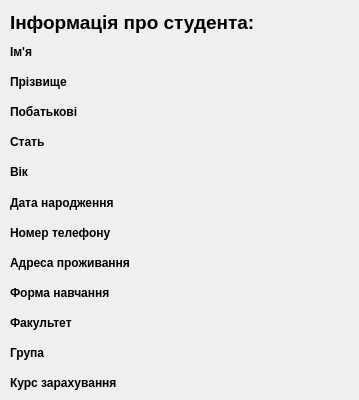
<?xml version="1.0" encoding="UTF-8"?>
<ui version="4.0">
 <class>studentInformation</class>
 <widget class="QDialog" name="studentInformation">
  <property name="enabled">
   <bool>true</bool>
  </property>
  <property name="geometry">
   <rect>
    <x>0</x>
    <y>0</y>
    <width>359</width>
    <height>400</height>
   </rect>
  </property>
  <property name="windowTitle">
   <string>Інформація про студента</string>
  </property>
  <property name="windowIcon">
   <iconset>
    <normaloff>Icojam-Blue-Bits-Database-search.ico</normaloff>Icojam-Blue-Bits-Database-search.ico</iconset>
  </property>
  <widget class="QWidget" name="layoutWidget">
   <property name="geometry">
    <rect>
     <x>10</x>
     <y>10</y>
     <width>331</width>
     <height>385</height>
    </rect>
   </property>
   <layout class="QGridLayout" name="gridLayout">
    <item row="7" column="1" colspan="2">
     <widget class="QLabel" name="label_20">
      <property name="text">
       <string/>
      </property>
     </widget>
    </item>
    <item row="10" column="1" colspan="2">
     <widget class="QLabel" name="label_23">
      <property name="text">
       <string/>
      </property>
     </widget>
    </item>
    <item row="8" column="1" colspan="2">
     <widget class="QLabel" name="label_21">
      <property name="text">
       <string/>
      </property>
     </widget>
    </item>
    <item row="12" column="1" colspan="2">
     <widget class="QLabel" name="label_25">
      <property name="text">
       <string/>
      </property>
     </widget>
    </item>
    <item row="0" column="0" colspan="2">
     <widget class="QLabel" name="label_10">
      <property name="font">
       <font>
        <pointsize>14</pointsize>
        <weight>75</weight>
        <bold>true</bold>
       </font>
      </property>
      <property name="text">
       <string>Інформація про студента:</string>
      </property>
     </widget>
    </item>
    <item row="6" column="1" colspan="2">
     <widget class="QLabel" name="label_19">
      <property name="text">
       <string/>
      </property>
     </widget>
    </item>
    <item row="5" column="1" colspan="2">
     <widget class="QLabel" name="label_18">
      <property name="text">
       <string/>
      </property>
     </widget>
    </item>
    <item row="9" column="1" colspan="2">
     <widget class="QLabel" name="label_22">
      <property name="text">
       <string/>
      </property>
     </widget>
    </item>
    <item row="3" column="1" colspan="2">
     <widget class="QLabel" name="label_16">
      <property name="text">
       <string/>
      </property>
     </widget>
    </item>
    <item row="2" column="1" colspan="2">
     <widget class="QLabel" name="label_15">
      <property name="text">
       <string/>
      </property>
     </widget>
    </item>
    <item row="4" column="1" colspan="2">
     <widget class="QLabel" name="label_17">
      <property name="text">
       <string/>
      </property>
     </widget>
    </item>
    <item row="1" column="1" colspan="2">
     <widget class="QLabel" name="label_14">
      <property name="text">
       <string/>
      </property>
     </widget>
    </item>
    <item row="11" column="1" colspan="2">
     <widget class="QLabel" name="label_24">
      <property name="text">
       <string/>
      </property>
     </widget>
    </item>
    <item row="3" column="0">
     <widget class="QLabel" name="label_3">
      <property name="font">
       <font>
        <weight>75</weight>
        <bold>true</bold>
       </font>
      </property>
      <property name="layoutDirection">
       <enum>Qt::RightToLeft</enum>
      </property>
      <property name="text">
       <string>Побатькові</string>
      </property>
     </widget>
    </item>
    <item row="2" column="0">
     <widget class="QLabel" name="label_2">
      <property name="font">
       <font>
        <weight>75</weight>
        <bold>true</bold>
       </font>
      </property>
      <property name="layoutDirection">
       <enum>Qt::RightToLeft</enum>
      </property>
      <property name="text">
       <string>Прізвище</string>
      </property>
     </widget>
    </item>
    <item row="1" column="0">
     <widget class="QLabel" name="label">
      <property name="font">
       <font>
        <weight>75</weight>
        <bold>true</bold>
       </font>
      </property>
      <property name="layoutDirection">
       <enum>Qt::RightToLeft</enum>
      </property>
      <property name="text">
       <string>Ім'я</string>
      </property>
     </widget>
    </item>
    <item row="4" column="0">
     <widget class="QLabel" name="label_4">
      <property name="font">
       <font>
        <weight>75</weight>
        <bold>true</bold>
       </font>
      </property>
      <property name="layoutDirection">
       <enum>Qt::RightToLeft</enum>
      </property>
      <property name="text">
       <string>Стать</string>
      </property>
     </widget>
    </item>
    <item row="5" column="0">
     <widget class="QLabel" name="label_5">
      <property name="font">
       <font>
        <weight>75</weight>
        <bold>true</bold>
       </font>
      </property>
      <property name="layoutDirection">
       <enum>Qt::RightToLeft</enum>
      </property>
      <property name="text">
       <string>Вік</string>
      </property>
     </widget>
    </item>
    <item row="8" column="0">
     <widget class="QLabel" name="label_8">
      <property name="font">
       <font>
        <weight>75</weight>
        <bold>true</bold>
       </font>
      </property>
      <property name="layoutDirection">
       <enum>Qt::RightToLeft</enum>
      </property>
      <property name="text">
       <string>Адреса проживання</string>
      </property>
     </widget>
    </item>
    <item row="6" column="0">
     <widget class="QLabel" name="label_6">
      <property name="font">
       <font>
        <weight>75</weight>
        <bold>true</bold>
       </font>
      </property>
      <property name="layoutDirection">
       <enum>Qt::RightToLeft</enum>
      </property>
      <property name="text">
       <string>Дата народження</string>
      </property>
     </widget>
    </item>
    <item row="7" column="0">
     <widget class="QLabel" name="label_7">
      <property name="font">
       <font>
        <weight>75</weight>
        <bold>true</bold>
       </font>
      </property>
      <property name="layoutDirection">
       <enum>Qt::RightToLeft</enum>
      </property>
      <property name="text">
       <string>Номер телефону</string>
      </property>
     </widget>
    </item>
    <item row="10" column="0">
     <widget class="QLabel" name="label_11">
      <property name="font">
       <font>
        <weight>75</weight>
        <bold>true</bold>
       </font>
      </property>
      <property name="layoutDirection">
       <enum>Qt::RightToLeft</enum>
      </property>
      <property name="text">
       <string>Факультет</string>
      </property>
     </widget>
    </item>
    <item row="9" column="0">
     <widget class="QLabel" name="label_9">
      <property name="font">
       <font>
        <weight>75</weight>
        <bold>true</bold>
       </font>
      </property>
      <property name="layoutDirection">
       <enum>Qt::RightToLeft</enum>
      </property>
      <property name="text">
       <string>Форма навчання</string>
      </property>
     </widget>
    </item>
    <item row="11" column="0">
     <widget class="QLabel" name="label_12">
      <property name="font">
       <font>
        <weight>75</weight>
        <bold>true</bold>
       </font>
      </property>
      <property name="layoutDirection">
       <enum>Qt::RightToLeft</enum>
      </property>
      <property name="text">
       <string>Група</string>
      </property>
     </widget>
    </item>
    <item row="12" column="0">
     <widget class="QLabel" name="label_13">
      <property name="font">
       <font>
        <weight>75</weight>
        <bold>true</bold>
       </font>
      </property>
      <property name="layoutDirection">
       <enum>Qt::RightToLeft</enum>
      </property>
      <property name="text">
       <string>Курс зарахування</string>
      </property>
     </widget>
    </item>
   </layout>
  </widget>
 </widget>
 <resources/>
 <connections/>
</ui>
